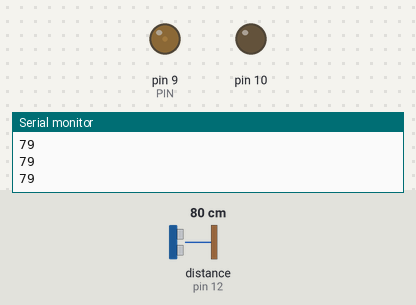
A sketch run on a simulated Arduino Uno, built with avr-gcc and run on an emulated ATmega328P. Shown: output pins drawn as LEDs (lit = HIGH), the last lines printed to the serial monitor. Wiring (inferred from the names in the program): ultrasonic range finder: trigger pin 13; echo pin 12. The test bench sets the inputs (shaded band); at power-on: distance to the obstacle (sensor on pin 12) 80 cm. The echo pulse lasts 58.3 µs per cm; pins used as bus, display or sensor lines are not drawn.

Above: at 1.2 s.
1.3 s: distance to the obstacle (sensor on pin 12) set to 2 cm
At 1.8 s:
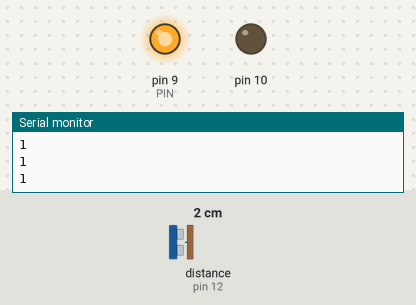
2.8 s: distance to the obstacle (sensor on pin 12) set to 9 cm
At 3.2 s:
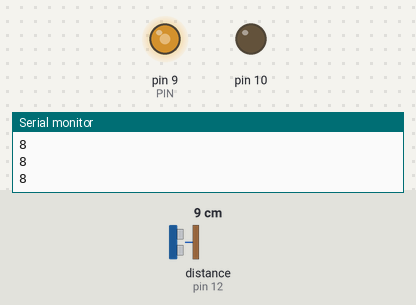
4.3 s: distance to the obstacle (sensor on pin 12) set to 18 cm
At 5.5 s:
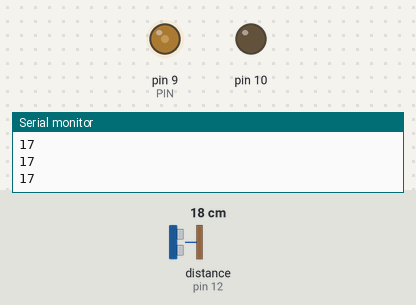
5.8 s: distance to the obstacle (sensor on pin 12) set to 4 cm
At 6.9 s:
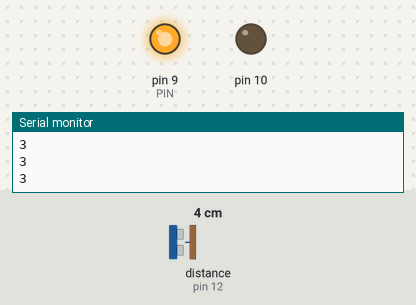
Timing chart, 0 to 8.3 s (numbered marks = the images above; inputs shaded):
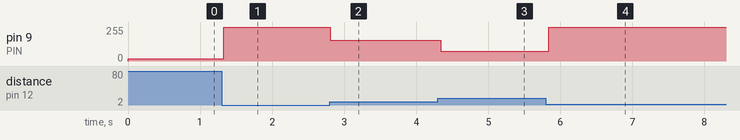

Measured:
- after the input at 1.3 s, pin 9 (PIN): 16/255 → 255/255 at once
- after the input at 2.8 s, pin 9 (PIN): 255/255 → 156/255 at once
- after the input at 4.3 s, pin 9 (PIN): 156/255 → 73/255 at once
- after the input at 5.8 s, pin 9 (PIN): 73/255 → 255/255 at once

The sketch:

fadeTest02.ino
```cpp
#define PIN 9

#define trigPin 13
#define echoPin 12

#define FADESPEED 10

//#define __PROG_TYPES_COMPAT__
//#include <avr/pgmspace.h>
//#define CIELPWM(a) (pgm_read_word_near(CIEL8 + a)) // CIE Lightness loopup table

int val[] = {
  2,
16,
32,
48,
64,
80,
112,
144,
192,
240,
288,
352,
432,
512,
608,
704,
816,
928,
1072,
1216,
1376,
1536,
1728,
1920,
2144,
2368,
2608,
2880,
3152,
3456,
3760,
4080
 };

/* Configure digital pins 9 and 10 as 16-bit PWM outputs. */
void setupPWM16() {
    DDRB |= _BV(PB1) | _BV(PB2);        /* set pins as outputs */
    TCCR1A = _BV(COM1A1) | _BV(COM1B1)  /* non-inverting PWM */
        | _BV(WGM11);                   /* mode 14: fast PWM, TOP=ICR1 */
    TCCR1B = _BV(WGM13) | _BV(WGM12)
        | _BV(CS10);                    /* no prescaling */
//    ICR1 = 0xffff;                      /* TOP counter value */
    ICR1 = 4095;
}

/* 16-bit version of analogWrite(). Works only on pins 9 and 10. */
void analogWrite16(uint8_t pin, uint16_t val)
{
    switch (pin) {
        case  9: OCR1A = val; break;
        case 10: OCR1B = val; break;
    }
}

int brightness = 0;    // initial brightness of LED
int fadeAmount = 1;

void setup() {
  Serial.begin(9600);
  pinMode(PIN, OUTPUT);
  setupPWM16();

  pinMode(trigPin, OUTPUT);
  pinMode(echoPin, INPUT);
}

void loop() {

  long duration, distance, factor;


  digitalWrite(trigPin, LOW);  // Added this line
  delayMicroseconds(2); // Added this line
  digitalWrite(trigPin, HIGH);
  delayMicroseconds(5); // Added this line
  digitalWrite(trigPin, LOW);

  duration = pulseIn(echoPin, HIGH);
  distance = (duration / 2) / 29.1;

  factor = 1.0 / distance * 20000;

  Serial.println(distance);


  // set the brightness of pin 9:, 0-31, 5 bit steps of brightness
//  analogWrite16(9, val[brightness]);
  analogWrite16(9, factor);

//  Serial.println(val[brightness]);

  // change the brightness for next time through the loop:
//  brightness = brightness + fadeAmount;

  // reverse the direction of the fading at the ends of the fade:

//  if (brightness == 0 || brightness == 31) {
//    fadeAmount = -fadeAmount ;
//  }

//  delay(FADESPEED);

  delay(50);


}
```
